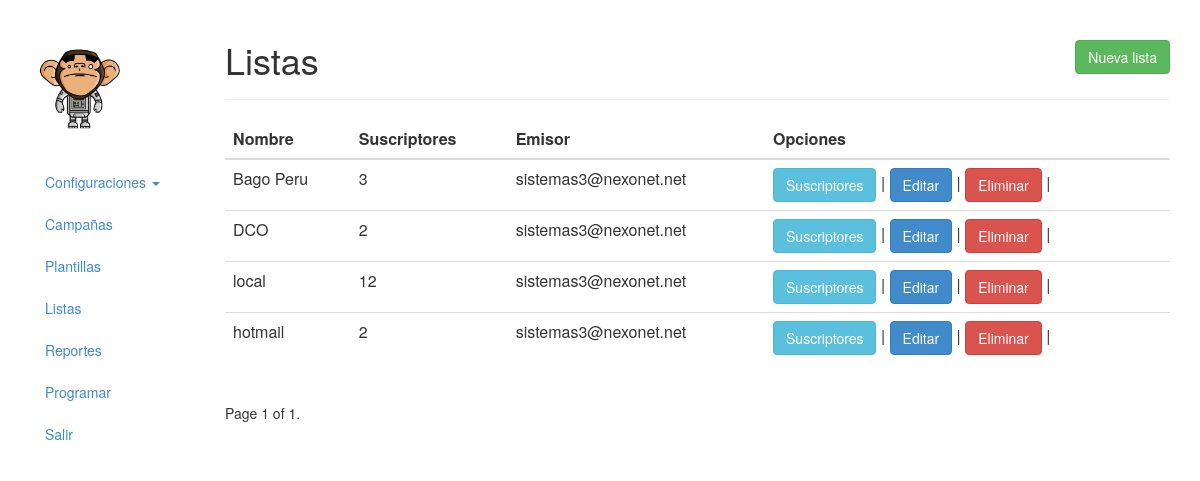
The app's page /list/ (signed in), older data.
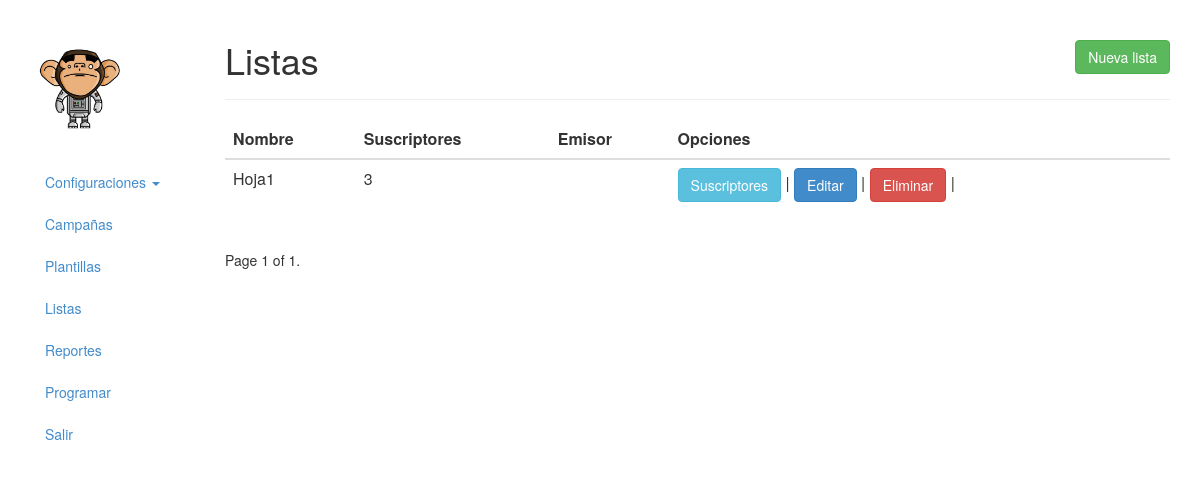
The same page, newer data.
### apps/mail/models/List.py (models this page shows, shortened)
class List(models.Model):
    STATUS_ACTIVE = 1
    STATUS_INACTIVE = 0
    CHOICE_STATUS = (
        (STATUS_INACTIVE,'inactivo'),
        (STATUS_ACTIVE,'activo')
    )
    name = models.CharField(
        max_length=45,
        verbose_name='Nombre de la lista',
    )
    email = models.EmailField(
        verbose_name='Email para el envio',
    )
    sender = models.CharField(
        max_length=45,
        verbose_name='Nombre remitente',
    )
    status = models.SmallIntegerField(
        choices=CHOICE_STATUS,
        default=STATUS_ACTIVE
    )
    created = models.DateTimeField(
        auto_now_add=True,
        editable=False
    )
    modified = models.DateTimeField(
        editable=False,
        auto_now=True
    )
    class Meta:
        app_label = 'mail'

### apps/mail/views/List.py (the view)
class ListTemplateView(LoginRequiredMixin, ListView):
    model = List
    paginate_by = settings.PAGINATE_SIZE
    template_name = 'list/list.html'

### apps/mail/templates/list/list.html (shortened to what this page needs)
{% extends 'base.html' %}
{% block content %}
    <div class="page-header">
        <div class="tools">
            <a href="{% url "list_create_view" %}" class="btn btn-success button-header">
                Nueva lista</a>
        </div>
        <h1 class="header-title">Listas</h1>
    </div>
    <table class="table table-hover">
        <thead>
        <tr>
            <th>Nombre</th>
            <th>Suscriptores</th>
            <th>Emisor</th>
            <th>Opciones</th>
        </tr>
        </thead>
        <tbody>
        {% for list in object_list %}
            <tr>
                <td>{{ list.name }}</td>
                <td>{{ list.list_detail_set.count }}</td>
                <td>{{ list.email }}</td>
                <td>
                    <a class="btn btn-info" href="{% url "list_detail_view" list.pk %}">Suscriptores</a> |
                    <a class="btn btn-primary" href="{% url "list_update_view" list.pk %}">Editar</a> |
                    <a class="btn btn-danger deletePermission" data-toggle="modal" data-target="#modalDelete" data-id="{{ list.id }}">Eliminar</a> |
                </td>
            </tr>
        {% endfor %}
        </tbody>
    </table>
    <div class="pagination">
        <span class="step-links">
            <span class="current">
                Page {{ page_obj.number }} of {{ paginator.num_pages }}.
            </span>
        </span>
    </div>
{% endblock content %}

Row changes from the older to the newer data that the page shows:
removed List: name "Bago Peru", list_detail_set.count "3", email "sistemas3@nexonet.net"
removed List: name "DCO", list_detail_set.count "2", email "sistemas3@nexonet.net"
removed List: name "local", list_detail_set.count "12", email "sistemas3@nexonet.net"
removed List: name "hotmail", list_detail_set.count "2", email "sistemas3@nexonet.net"
added List: name "Hoja1", list_detail_set.count "3"
